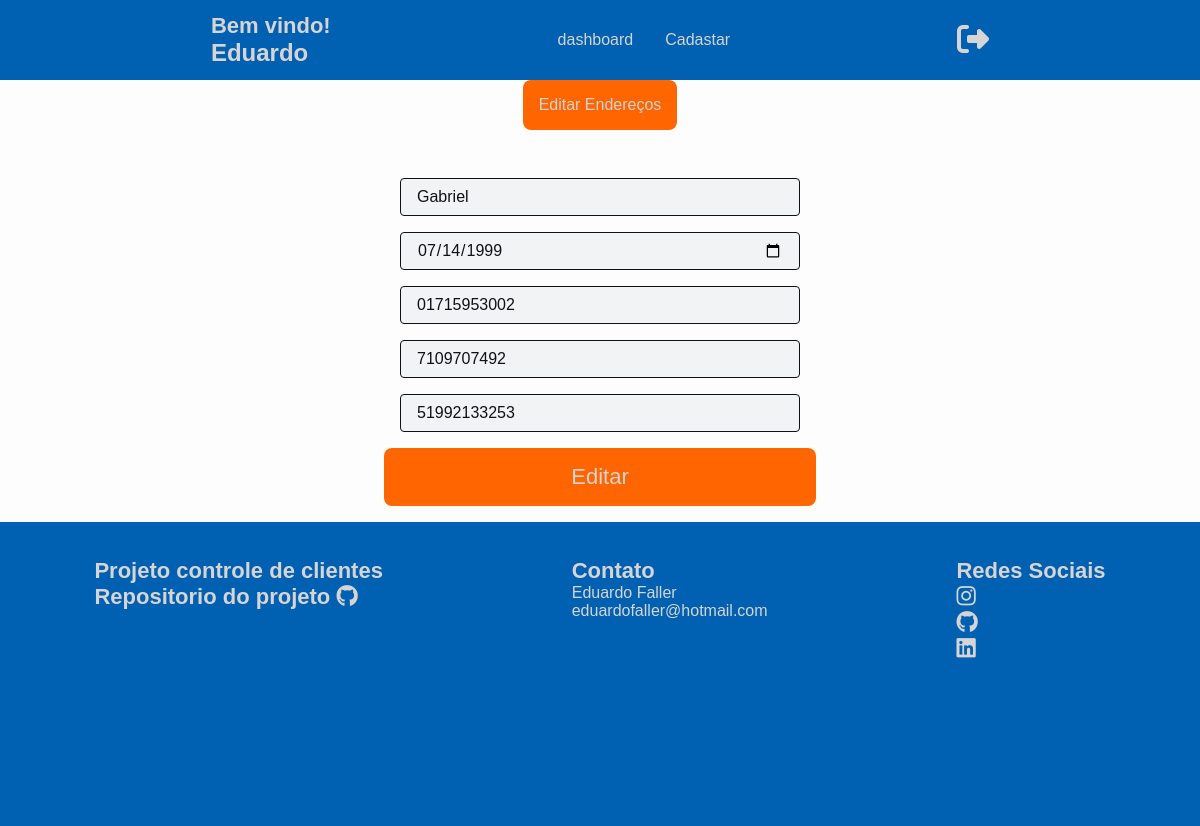
The page /clientscontrol/app/views/editar.php?id=138 (signed in) on the database its author committed.
### tables this page shows
CREATE TABLE IF NOT EXISTS `clients` (
  `id_client` int(10) NOT NULL AUTO_INCREMENT,
  `id_address` varchar(255) DEFAULT NULL,
  `id_login` varchar(255) DEFAULT NULL,
  `nome` text,
  `cpf` varchar(14) DEFAULT NULL,
  `rg` varchar(10) DEFAULT NULL,
  `phone` varchar(13) DEFAULT NULL,
  `birth` date DEFAULT NULL,
  PRIMARY KEY (`id_client`),
  KEY `id_address_fk` (`id_address`),
  KEY `id_login_fk` (`id_login`)
);

### clientscontrol/app/controllers/controllerEditarClient.php (called while the page is built, shortened)
<?php
require("../models/banco.php");
class editarController
{
    private $editar;
    public $nome;
    public $birth;
    public $cpf;
    public $rg;
    public $phone;
    public function __construct($id)
    {
        $this->editar = new Banco();
        $this->criarFormulario($id);
    }
    private function criarFormulario($id)
    {
        $row = $this->editar->pesquisaClient($id);
        $this->nome = $row['nome'];
        $this->birth = $row['birth'];
        $this->cpf = $row['cpf'];
        $this->phone = $row['phone'];
        $this->rg = $row['rg'];
    }
    public function getName()
    {
        return $this->nome;
    }
    public function getBirth()
    {
        return $this->birth;
    }
    public function getCpf()
    {
        return $this->cpf;
    }
    public function getPhone()
    {
        return $this->phone;
    }
    public function getRG()
    {
        return $this->rg;
    }
}
$id = filter_input(INPUT_GET, 'id');
$editar = new editarController($id);

### clientscontrol/app/models/banco.php (called while the page is built, shortened)
<?php
class Banco
{
    protected $mysqli;
    private function conexao()
    {
        $this->mysqli = new mysqli(BD_SERVIDOR, BD_USUARIO, BD_SENHA, BD_BANCO);
    }
    public function pesquisaClient($id)
    {
        $result = $this->mysqli->query("SELECT * FROM clients WHERE id_client = '$id' LIMIT 1");
        return $result->fetch_array(MYSQLI_ASSOC);
    }
}

### clientscontrol/app/views/editar.php (the view, shortened to what this page needs)
<!DOCTYPE HTML>
<html>
<?php include_once("head.php") ?>
<body>
    <?php
    include("menu.php");
    ?>
    <?php require("../controllers/controllerEditarClient.php");?>
    <main class="main">
        <div>
            <?php echo "<a class='btnAdresses' href='editarAdresses.php?id=" . $_SESSION["id_client"]. "'>Editar Endereços</a>";?>
        </div>
        <form class=" form-card" method="POST" action="../controllers/controllerEditarClient.php" id="form" name="form">
            <div class="card">
                <div class="input-box">
                    <input type="text" id="nome" name="nome" value="<?php echo $editar->getName(); ?>"
                        placeholder="Nome de Cliente" required autofocus>
                </div>
                <div class="input-box">
                    <input type="date" id="birth" placeholder="Data de nascimeto"
                        value="<?php echo $editar->getBirth(); ?>" name="birth" required>
                </div>
                <div class="input-box">
                    <input type="text" id="cpf" name="cpf" value="<?php echo $editar->getCpf(); ?>" placeholder="CPF"
                        required>
                </div>
                <div class="input-box">
                    <input type="number" id="rg" name="rg" value="<?php echo $editar->getRG(); ?>" placeholder=" RG"
                        required>
                </div>
                <div class="input-box">
                    <input type="tel" id="phone" name="phone" value="<?php echo $editar->getPhone(); ?>" placeholder="
                        Telefone" required>
                </div>
            </div>
            <div class="form-cadastro">
                <button type="submit" class="btn" id="editar" name="submit" value="Submit">Editar</button>
            </div>
        </form>
    </main>
    <?php include("footer.php"); ?>
</body>
</html>

### clientscontrol/app/views/style.css (style rules this page uses)
* { margin: 0; padding: 0; border: 0; box-sizing: border-box; font-family: 'Poppins', sans-serif; }
body { font-weight: 400; color: #0e1116; background-color: #fdfdfd; min-height: 100vh; overflow-x: hidden; }
main { position: relative; width: 100%; display: flex; min-height: 100%; flex-direction: column; align-items: center; justify-content: center; gap: 16px; }
.form-card { margin: 16px ; }
.card div { width: 50vh; display: flex; flex-direction: column; align-items: center; border-radius: 8px; background-color: #f2f3f4; border: 1 solid #0e1116 ; margin: 16px; gap: 16px; }
.input-box input { width: 100%; height: 38px ; padding: 16px; border: 1px solid #0e1116 ; background-color: #f2f3f4; border-radius: 4px; outline: none; color: #0e1116; font-size: 16px; }
.btn { background-color: #FF6500; border: none; padding: 16px; width: 100%; border-radius: 8px; color: #d6d4d4; font-size: 22px; display: flex; gap: 8px; justify-content: center; transition: 0.5s; }
.btnAdresses { background-color: #FF6500; border: none; padding: 16px; width: 100%; height: 100%; border-radius: 8px; color: #d6d4d4; font-size: 16px; display: flex; justify-content: center; transition: 0.5s; }
a { color:#0e1116; text-decoration: none; transition: 0.3s; }

### rows shown on the page
clients: nome "Gabriel", birth "07/14/1999", cpf "01715953002", rg "7109707492", phone "51992133253"

### other values the page prints
$_SESSION["nome"] "Eduardo"
